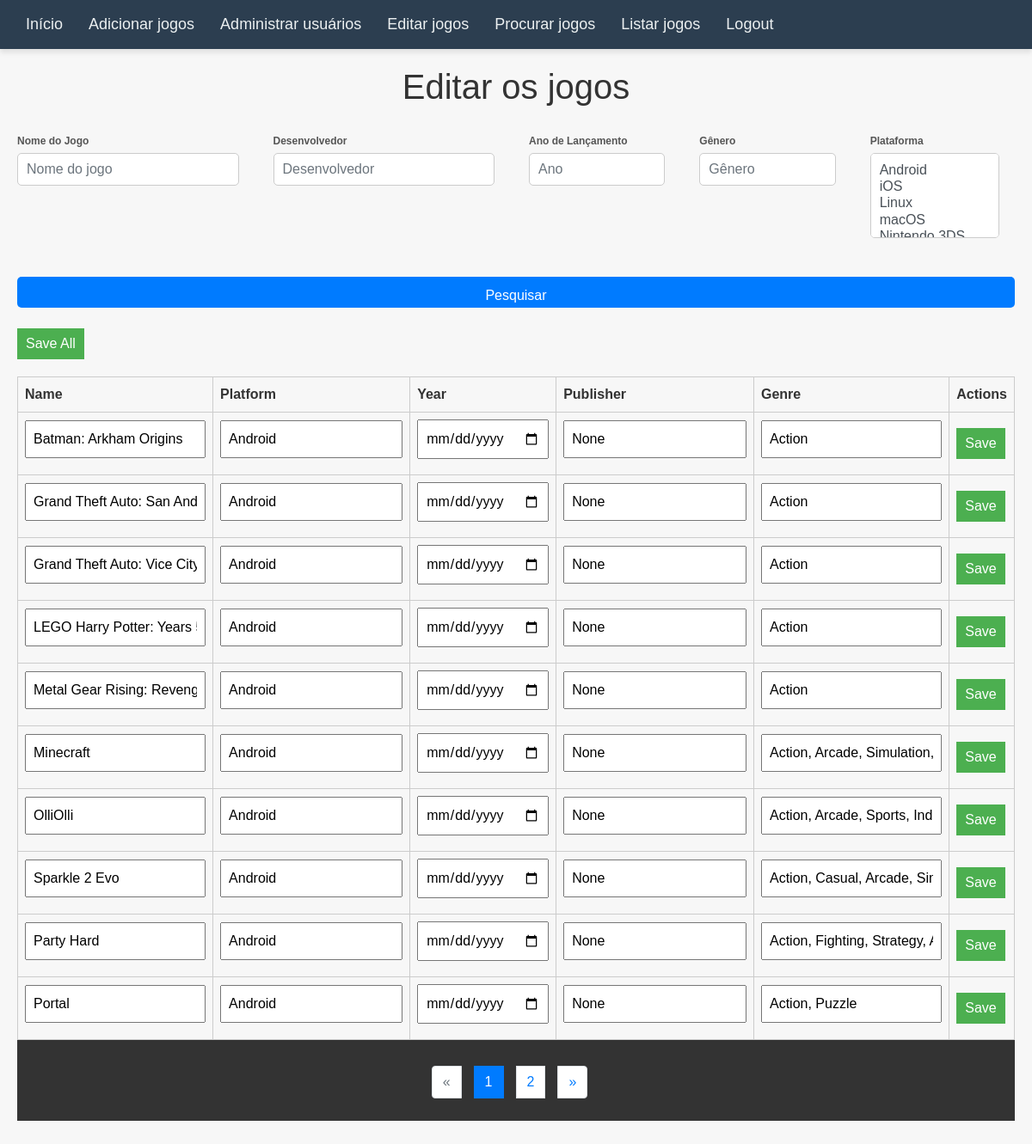
/edit_games (signed in), run on an earlier commit of the app's database.
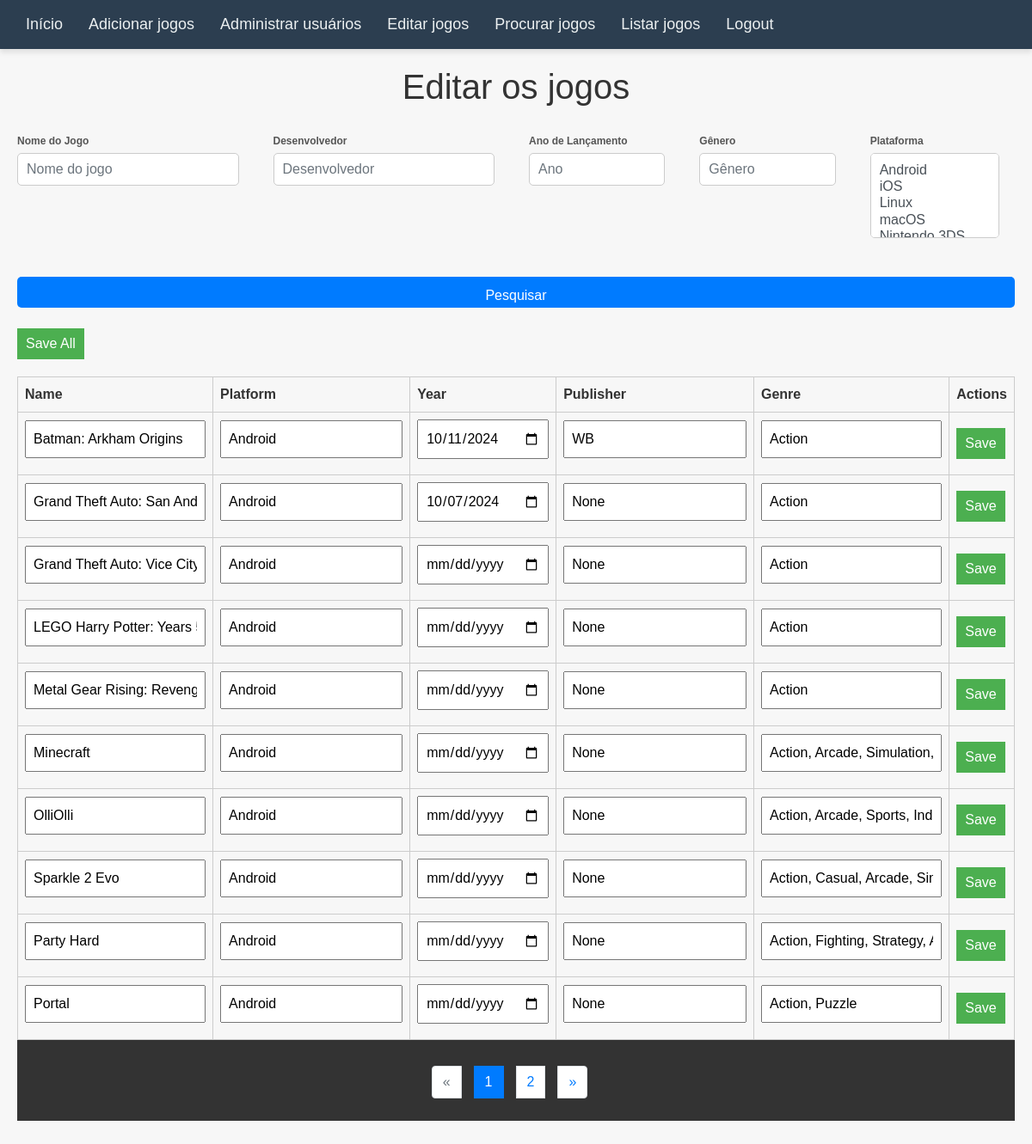
And on a later commit of the database.
### app/models.py (models this page shows)
class Game(db.Model):
    id = db.Column(db.Integer, primary_key=True)
    name = db.Column(db.String(100), nullable=False)
    platform = db.Column(db.String(100), nullable=False)
    release_year = db.Column(db.Date, nullable=True)
    developer = db.Column(db.String(100), nullable=True)
    publisher = db.Column(db.String(100), nullable=True)
    genre = db.Column(db.String(50), nullable=False)
    description = db.Column(db.Text)
    cover_image = db.Column(db.String(600))  # Caminho da capa do jogo
    images = db.relationship('GameImage', backref='game', lazy=True)
    users = db.relationship('UserGameAssociation', backref='game', lazy=True)

### app/routes/game.py (the view)
@bp.route('/edit_games')
@login_required
def edit_games():
    page = request.args.get('page', 1, type=int)
    per_page = 10  # Número de jogos por página
    game_name = request.args.get('name', '', type=str)
    selected_platforms = request.args.getlist('platform')
    developer = request.args.get('developer', '', type=str)
    release_year = request.args.get('release_year', '', type=int)
    genre = request.args.get('genre', '', type=str)
    query = Game.query
    if game_name:
        query = query.filter(Game.name.ilike(f'%{game_name}%'))
    if selected_platforms:
        query = query.filter(Game.platform.in_(selected_platforms))
    if developer:
        query = query.filter(Game.developer.ilike(f'%{developer}%'))
    if release_year:
        query = query.filter_by(release_year=release_year)
    if genre:
        query = query.filter(Game.genre.ilike(f'%{genre}%'))
    games = query.paginate(page=page, per_page=per_page)
    start_page = max(1, games.page - 2)
    end_page = min(games.pages, games.page + 2)
    platforms = Game.query.with_entities(Game.platform).distinct().all()
    platforms = [platform[0] for platform in platforms]
    return render_template('edit_games.html', games=games, filters={
        'name': game_name,
        'platform': selected_platforms,
        'developer': developer,
        'release_year': release_year,
        'genre': genre
    }, platforms=platforms, start_page=start_page, end_page=end_page)

### app/__init__.py (called while the page is built)
@login_manager.user_loader
def load_user(user_id):
    return User.query.get(int(user_id))

### app/templates/edit_games.html (shortened to what the changed rows need)
{% extends "base.html" %}
{% block content %}
<h1>Editar os jogos</h1>
<form id="edit-games-form">
    <table id="games-table">
        <thead>
            <tr>
                <th>Name</th>
                <th>Platform</th>
                <th>Year</th>
                <th>Publisher</th>
                <th>Genre</th>
                <th>Actions</th>
            </tr>
        </thead>
        <tbody>
            {% for game in games.items %}
            <tr data-id="{{ game.id }}">
                <td><input type="text" name="name" value="{{ game.name }}"></td>
                <td><input type="text" name="platform" value="{{ game.platform }}"></td>
                <td><input type="date" name="release_year" value="{{ game.release_year }}"></td>
                <td><input type="text" name="publisher" value="{{ game.publisher }}"></td>
                <td><input type="text" name="genre" value="{{ game.genre }}"></td>
                <td>
                    <button type="button" class="save-game-btn">Save</button>
                </td>
            </tr>
            {% endfor %}
        </tbody>
    </table>
        {% set query_args = request.args.to_dict(flat=False) %}
</form>
{% endblock %}

What changed in the data, as far as the page shows it:
changed Game "Batman: Arkham Origins": release_year (not shown) → "10/11/2024"; publisher "None" → "WB"
changed Game "Grand Theft Auto: San Andreas": release_year (not shown) → "10/07/2024"
